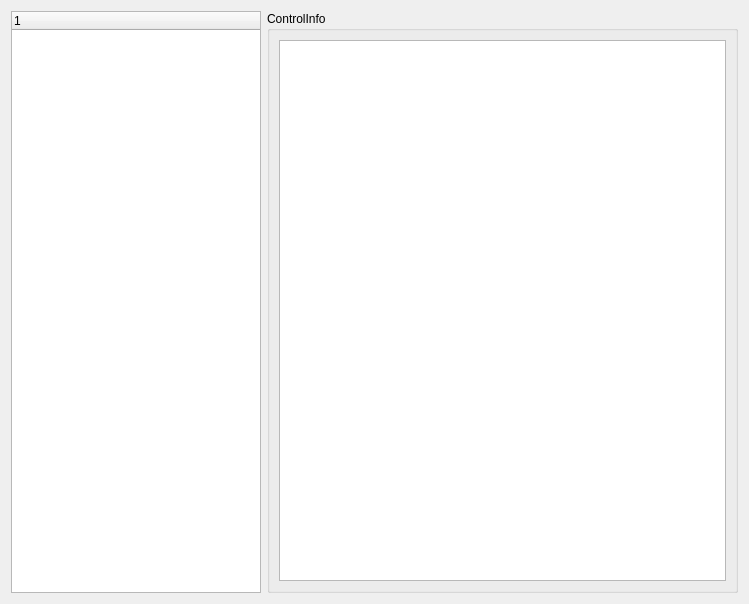
<?xml version="1.0" encoding="UTF-8"?>
<ui version="4.0">
 <class>ControlInfo</class>
 <widget class="QWidget" name="ControlInfo">
  <property name="geometry">
   <rect>
    <x>0</x>
    <y>0</y>
    <width>749</width>
    <height>604</height>
   </rect>
  </property>
  <property name="windowTitle">
   <string>窗口控件信息</string>
  </property>
  <layout class="QGridLayout" name="gridLayout">
   <item row="0" column="0">
    <widget class="QTreeWidget" name="treeWidget">
     <property name="minimumSize">
      <size>
       <width>0</width>
       <height>0</height>
      </size>
     </property>
     <property name="maximumSize">
      <size>
       <width>250</width>
       <height>16777215</height>
      </size>
     </property>
     <column>
      <property name="text">
       <string notr="true">1</string>
      </property>
     </column>
    </widget>
   </item>
   <item row="0" column="1">
    <widget class="QGroupBox" name="groupBox">
     <property name="minimumSize">
      <size>
       <width>0</width>
       <height>0</height>
      </size>
     </property>
     <property name="title">
      <string>ControlInfo</string>
     </property>
     <layout class="QGridLayout" name="gridLayout_2">
      <item row="0" column="0">
       <widget class="QTableWidget" name="ControlTable">
        <attribute name="horizontalHeaderVisible">
         <bool>false</bool>
        </attribute>
        <attribute name="verticalHeaderVisible">
         <bool>false</bool>
        </attribute>
       </widget>
      </item>
     </layout>
    </widget>
   </item>
  </layout>
 </widget>
 <resources/>
 <connections/>
</ui>
